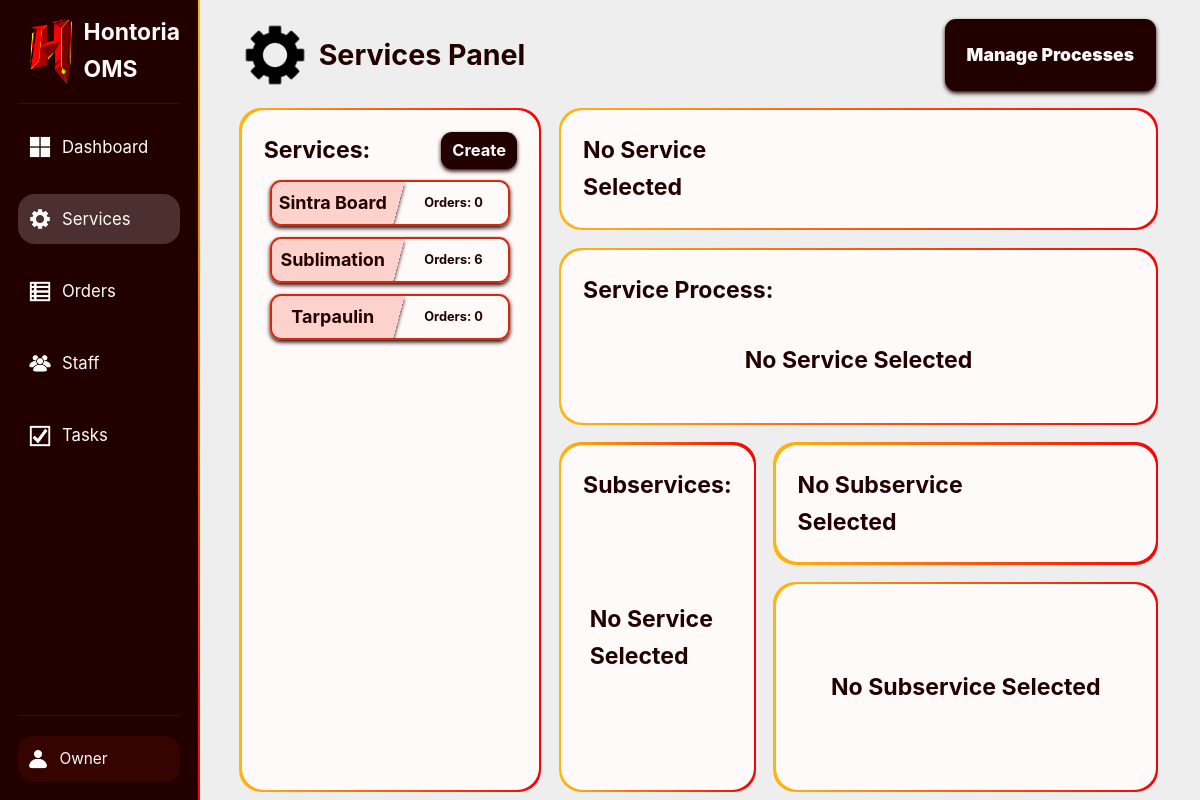
/internalWeb/public/index.php?page=services (signed in), run on the app's committed database.
### tables this page shows
CREATE TABLE services (
    id INT UNSIGNED AUTO_INCREMENT PRIMARY KEY,
    name VARCHAR(50) UNIQUE NOT NULL,
    hasDesign BOOLEAN DEFAULT FALSE,
    hasVariableList BOOLEAN DEFAULT FALSE,
    isActive BOOLEAN DEFAULT FALSE,
    description TEXT
);

### InternalWeb/Controllers/ServicesC.php (called while the page is built, shortened)
<?php
class ServicesC {
    private $servicesModel;
    public function __construct($pdo) {
        require_once __DIR__ . '/../Models/ServicesM.php';
        $this->servicesModel = new ServicesM($pdo);
    }
    public function showServices($serviceID, $subserviceID) {
        $servicesList = $this->servicesModel->getServices();
        $serviceOrderCountMap = $this->servicesModel->getAllServicesOrderCountMapped();
        require __DIR__ . '/../Views/Services/Page.php';
    }
}

### InternalWeb/Models/ServicesM.php (called while the page is built, shortened)
<?php
class ServicesM {
    private $pdo;
    public function __construct($pdo) {
        $this->pdo = $pdo;
    }
    public function getServices() {
        $query = "SELECT * FROM services ORDER BY isActive DESC, name ASC";
        $stmt = $this->pdo->prepare($query);
        $stmt->execute();
        return $stmt->fetchAll(PDO::FETCH_ASSOC);
    }
    public function getAllServicesOrderCount() {
        $query = "
            SELECT
                services.id AS serviceID,
                COUNT(orders.id) AS orderCount
            FROM orders
            JOIN subservices ON orders.subserviceID = subservices.id
            JOIN services ON subservices.serviceID = services.id
            GROUP BY services.id
        ";
        $stmt = $this->pdo->prepare($query);
        $stmt->execute();
        return $stmt->fetchAll(PDO::FETCH_ASSOC);
    }
    public function getAllServicesOrderCountMapped() {
        $map = [];
        foreach ($this->getAllServicesOrderCount() as $item) {
            $map[$item['serviceID']] = $item['orderCount'];
        }
        return $map;
    }
}

### InternalWeb/Views/Services/Page.php (the view, shortened to what this page needs)
<!DOCTYPE html>
<html>
<head>
    <link rel="stylesheet" href="../../Shared/CSS/Main.css">
    <link rel="stylesheet" href="../.CSS/ServicesPage.css">
</head>
<body class="asideLayout fixedScreen">
    <?php include("../Views/.Components/SideBar.php"); ?>
    <main class="columnLayout midGap">
        <h1 class="titleLogo minGap tinHeight">
            <img src="../../Shared/Img/GearIcon.png" alt="Gear"> Services Panel
            <div class="rowLayout minGap flexMax contentFlexEnd">
                <a href="index.php?page=services&action=manageProcesses" class="roundedMin centerColumnLayout importantInput regPadding emphasizedText shadowed">
                    Manage Processes
                </a>
            </div>
        </h1>
        <section class="rowLayout flexMax midGap">
            <div class="flexMid columnLayout midGap">
                <section class="centerColumnLayout roundedMid flexMid">
                    <div class="box fullHeight fullWidth roundedMid columnLayout tinGap">
                        <div class="centerHoriRowLayout">
                            <h2 class="flexMax">Services:</h2>
                            <button type="button" class="darkBG emphasizedText noBorder shadowed whiteText centerColumnLayout fullHeight"
                                id="createServiceButton">
                                <b>Create</b>
                            </button>
                        </div>
                        <section class="minGap columnLayout scrollable flexMax noFlexBasis noMinHeight contentFlexStart regMinPadding" id="servicesList">
                            <?php foreach ($servicesList as $service): ?>
                                <?php
                                $name = trim("{$service['name']}");
                                $borderClass = $service['isActive'] ? 'yellowBorder' : 'redBorder';
                                $bgClass = $service['isActive'] ? 'yellowTransBG' : 'redTransBG';
                                $orderCount = $serviceOrderCountMap[$service['id']] ?? 0;
                                ?>
                                <div class="roundedMin centerHoriRowLayout flexStatic serviceElement <?= $borderClass ?> shadowed clickable fixedScreen noShrink"
                                    data-id="<?= $service['id'] ?>" data-name="<?= $service['name'] ?>" data-is-active="<?= $service['isActive'] ?>"
                                    data-has-design="<?= $service['hasDesign'] ?>" data-has-variable-list="<?= $service['hasVariableList'] ?>">
                                    <div class="capitalFirst centerText regMinPadding flexMax skewedXNegBG shadowed <?= $bgClass ?>">
                                        <h3><?= $name ?></h3>
                                    </div>
                                    <h5 class="capitalFirst centerText regMinPadding minWidth">Orders: <?= $orderCount ?></h5>
                                </div>
                            <?php endforeach; ?>
                        </section>
                    </div>
                </section>
            </div>
            <section class="columnLayout midGap flexMax">
                <section class="centerColumnLayout roundedMid minGap">
                    <div class="centerHoriRowLayout minGap box roundedMid fullHeight fullWidth">
                        <h2 id="selectedServiceTitle" class="capitalFirst flexMax">No Service Selected</h2>
                        <div class="flexMax centerHoriRowLayout minGap fullHeight" id="objectiveButtonsContainer"></div>
                        <div class="flexMid centerHoriRowLayout minGap fullHeight" id="serviceStatusButtonsContainer"></div>
                    </div>
                </section>
                <div class="columnLayout flexMax midGap">
                    <section class="centerColumnLayout roundedMid minGap flexMid">
                        <div class="columnLayout minGap box roundedMid fullHeight fullWidth">
                            <div class="centerHoriRowLayout minGap">
                                <h2 class="flexMax">Service Process:</h2>
                            </div>
                            <div class="centerHoriRowLayout minGap flexMax" id="serviceProcess">
                                <h2 class="centerMarginsSelf">No Service Selected</h2>
                            </div>
                        </div>
                    </section>
                    <div class="rowLayout flexMax midGap noMinHeight noFlexBasis">
                        <section class="centerColumnLayout roundedMid minGap flexMid">
                            <div class="box fullHeight fullWidth roundedMid columnLayout tinGap">
                                <div class="centerHoriRowLayout">
                                    <h2 class="flexMax">Subservices:</h2>
                                </div>
                                <section class="minGap columnLayout scrollable flexMax noFlexBasis noMinHeight contentFlexStart regMinPadding" id="subservicesContainer">
                                    <h2 class="centerMarginsSelf">No Service Selected</h2>
                                </section>
                            </div>
                        </section>
                        <div class="columnLayout midGap flexMax">
                            <section class="centerRowLayout roundedMid">
                                <div class="centerHoriRowLayout minGap box roundedMid fullHeight fullWidth">
                                    <h2 class="flexMax capitalFirst" id="selectedSubserviceTitle">No Subservice Selected</h2>
                                    <div class="centerHoriRowLayout minGap fullHeight flexMid" id="subserviceStatusButtonsContainer"></div>
                                </div>
                            </section>
                            <section class="centerRowLayout roundedMid flexMax">
                                <div class="centerHoriRowLayout minGap box roundedMid fullHeight fullWidth" id="subserviceDataContainer">
                                    <h2 class="centerMarginsSelf">No Subservice Selected</h2>
                                </div>
                            </section>
                        </div>
                    </div>
                </div>
            </section>
        </section>
    </main>
    <?php include("../Views/.Components/ConfirmationBox.php"); ?>
    <?php include("../Views/.Components/ImageBox.php"); ?>
</body>
</html>

### PublicWeb/.CSS/ServicesPage.css (style rules this page uses)
:root { --shadow-md: 0 8px 32px rgba(0, 0, 0, 0.12); --radius: 8px; --radius-md: 14px; --sb-w: 220px; }

### Shared/CSS/Base.css (style rules this page uses)
* { margin: 0; padding: 0; box-sizing: border-box; }
html { font-family: "Inter", -apple-system, BlinkMacSystemFont, "Segoe UI", Roboto, "Helvetica Neue", Arial, "Noto Sans", sans-serif, "Apple Color Emoji", "Segoe UI Emoji", "Segoe UI Symbol", "Noto Color Emoji"; font-size: 22px; line-height: 1.6; color: var(--dark); }
:root { --white: #fffafa; --whiteTrans: #fffafa31; --whiteFaded: #fffafa17; --dark: #220000; --darkTrans: #22000046; --darkFaded: #2200002a; --darkGray: #997979; --lightGray: #f7f7f7; --gray: #eeeeee; --red: #d3290d; --redTrans: #f522022f; --redFaded: #f5220217; --yellow: #FFB611; --yellowTrans: #ffb8115e; --yellowGreen: #efff11; --yellowGreenTrans: #efff115e; --green: #2eef10; --greenTrans: #2eef1057; --blue: #088bfd; --gradientDiag: linear-gradient(to left, #F20505, #FFB611); --gradientVert: linear-gradient(to top, #F20505, #FFB611); }
body { min-height: 100vh; overflow-x: hidden; background-color: var(--gray); }
input[type=text], input[type=number], input[type=password], input[type=search], input[type=tel], input[type=email], input[type=url], input[type=button], input[type=submit], input[type=date], input[type="file"], button, select, textarea { font-family: "Inter", -apple-system, BlinkMacSystemFont, "Segoe UI", Roboto, "Helvetica Neue", Arial, "Noto Sans", sans-serif, "Apple Color Emoji", "Segoe UI Emoji", "Segoe UI Symbol", "Noto Color Emoji"; height: 1.7rem; padding: 0 0.5rem; background: var(--lightGray); border-radius: 0.5rem; border: 0.1em solid var(--darkGray); }
input[type=button], input[type=submit], button, select, a { cursor: pointer; font-size: 0.7rem; }
a { color: var(--white); text-decoration: none; }
img { height: 70%; }
p, div { font-size: 0.7rem; }
b { font-size: 0.75rem; }

### Shared/CSS/Layout.css (style rules this page uses)
.centerColumnLayout { display: flex; justify-content: center; flex-direction: column; align-items: center; }
.asideLayout { display: flex; }
.asideLayout>main { flex: 6; }
.asideLayout>main>*:first-child { margin-top: 1rem; }
.asideLayout>main>* { margin-right: 2rem; margin-left: 2rem; }
.asideLayout>main>section { max-height: 85vh; height: 85vh; }
.columnLayout { display: flex; flex-direction: column; }
.tinGap { gap: 0.2rem; }
.minGap { gap: 0.5rem; }
.midGap { gap: 1rem; }
.fullHeight { height: 100%; }
.fullWidth { width: 100%; }
.centerRowLayout { display: flex; align-items: center; justify-content: center; }
.centerHoriRowLayout { display: flex; align-items: center; }
.rowLayout { display: flex; }
.regMinPadding { padding: 0.3rem !important; }
.regPadding { padding: 1rem !important; }
.flexMid { flex: 3 !important; }
.flexMax { flex: 6 !important; }
.scrollable { overflow-y: scroll !important; }
.fixedScreen { overflow: hidden; }
.minWidth { width: 5rem; }
.tinHeight { height: 3rem !important; }
.contentFlexStart { align-content: flex-start; }
.contentFlexEnd { justify-content: flex-end; }
.flexStatic { flex-grow: 0; }
.centerMarginsSelf { margin: auto; }
.noShrink { flex-shrink: 0; }
.noMinHeight { min-height: 0 !important; }
.noFlexBasis { flex-basis: 0 !important; }

### Shared/CSS/Components.css (style rules this page uses)
.titleLogo { display: flex; align-items: center; font-size: 1.3em; }
.titleLogo>img { height: 100%; }
.box { padding: 1rem; background: var(--white); }
*:has(> .gradientBorderDiag), *:has(> .gradientBorderVert), *:has(> .backLink) { position: relative; }
.roundedMin { border-radius: 0.5rem; }
.roundedMid { border-radius: 1rem; }
.importantInput { background: var(--dark) !important; color: var(--white); font-weight: 900; }
.redBorder { border: 0.1rem solid var(--red) !important; }
.capitalFirst { text-transform: capitalize; }
.centerText { text-align: center; }
.emphasizedText { font-weight: 900; font-size: 0.8rem !important; }
.darkBG { background: var(--dark); }
.redTransBG { background: var(--redTrans) !important; }
.whiteText { color: var(--white) !important; }
.clickable { cursor: pointer; }
.noBorder { border: none !important; }
.shadowed { box-shadow: 0 0.1rem 0.2rem var(--dark); }
.skewedXNegBG { transform: skewX(-15deg); padding-left: 10% !important; margin-left: -10%; }
.skewedXNegBG>* { transform: skewX(15deg); }

### data on the page
services: name "Sintra Board", orderCount "0"
services: name "Sublimation", id "6"
services: name "Tarpaulin", orderCount "0"

### other printed values
$linkData['label'] "Dashboard"
$linkData['label'] "Services"
$linkData['label'] "Orders"
$linkData['label'] "Staff"
$linkData['label'] "Tasks"
$_SESSION['username'] "Owner"
